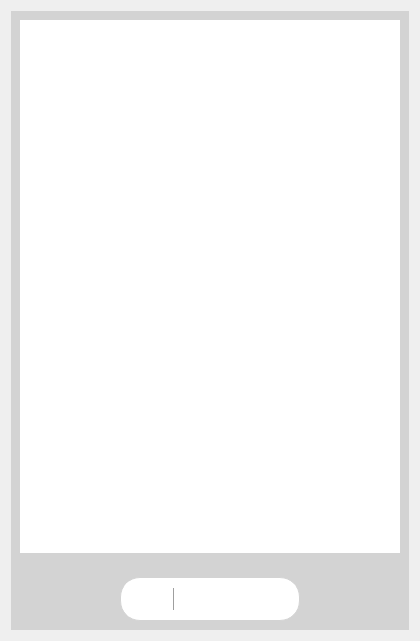
    <widget class="QFrame" name="frPeticao">
     <property name="styleSheet">
      <string notr="true">/* ---------- Frame ---------- */
#frDocView{
	background-color: white;
}

#frOpcoesEdicao {
	background-color: white;
	border: 1px solid lightgrey;

	border-radius: 20px;
}

#frPeticao {
	background-color: white;
}

#frDocumento {
	background-color: lightgrey;
}

/* ---------- Push button ---------- */
#pbOpImprimir {
	background-image: url(:/documentos/impressora_blue.png);
	background-position: center;
	background-repeat: no-repeat;

	background-color: transparent;
	border: 0px solid transparent;
}

#pbFull {
	background-image: url(:/documentos/Maximize.png);
	background-position: center;
	background-repeat: no-repeat;

	background-color: transparent;
	border: 0px solid transparent;
}

#pbZoomIn {
	background-image: url(:/documentos/zoomIn.png);
	background-position: center;
	background-repeat: no-repeat;

	background-color: transparent;
	border: 0px solid transparent;
}

#pbZoomOut {
	background-image: url(:/documentos/zoomOut.png);
	background-position: center;
	background-repeat: no-repeat;

	background-color: transparent;
	border: 0px solid transparent;
}</string>
     </property>
     <property name="frameShape">
      <enum>QFrame::NoFrame</enum>
     </property>
     <property name="frameShadow">
      <enum>QFrame::Raised</enum>
     </property>
     <layout class="QVBoxLayout" name="verticalLayout_3">
      <item>
       <widget class="QFrame" name="frDocumento">
        <property name="frameShape">
         <enum>QFrame::NoFrame</enum>
        </property>
        <property name="frameShadow">
         <enum>QFrame::Raised</enum>
        </property>
        <layout class="QVBoxLayout" name="verticalLayout_2">
         <property name="spacing">
          <number>24</number>
         </property>
         <item>
          <widget class="QFrame" name="frDocView">
           <property name="sizePolicy">
            <sizepolicy hsizetype="MinimumExpanding" vsizetype="Preferred">
             <horstretch>0</horstretch>
             <verstretch>0</verstretch>
            </sizepolicy>
           </property>
           <property name="minimumSize">
            <size>
             <width>380</width>
             <height>0</height>
            </size>
           </property>
           <property name="frameShape">
            <enum>QFrame::NoFrame</enum>
           </property>
           <property name="frameShadow">
            <enum>QFrame::Raised</enum>
           </property>
           <layout class="QVBoxLayout" name="verticalLayout_6">
            <property name="spacing">
             <number>0</number>
            </property>
            <property name="leftMargin">
             <number>0</number>
            </property>
            <property name="topMargin">
             <number>0</number>
            </property>
            <property name="rightMargin">
             <number>0</number>
            </property>
            <property name="bottomMargin">
             <number>0</number>
            </property>
            <item>
             <spacer name="verticalSpacer_5">
              <property name="orientation">
               <enum>Qt::Vertical</enum>
              </property>
              <property name="sizeType">
               <enum>QSizePolicy::MinimumExpanding</enum>
              </property>
              <property name="sizeHint" stdset="0">
               <size>
                <width>20</width>
                <height>533</height>
               </size>
              </property>
             </spacer>
            </item>
           </layout>
          </widget>
         </item>
         <item alignment="Qt::AlignHCenter">
          <widget class="QFrame" name="frOpcoesEdicao">
           <property name="sizePolicy">
            <sizepolicy hsizetype="Preferred" vsizetype="Maximum">
             <horstretch>0</horstretch>
             <verstretch>0</verstretch>
            </sizepolicy>
           </property>
           <property name="minimumSize">
            <size>
             <width>180</width>
             <height>0</height>
            </size>
           </property>
           <property name="maximumSize">
            <size>
             <width>180</width>
             <height>44</height>
            </size>
           </property>
           <property name="frameShape">
            <enum>QFrame::StyledPanel</enum>
           </property>
           <property name="frameShadow">
            <enum>QFrame::Raised</enum>
           </property>
           <layout class="QHBoxLayout" name="horizontalLayout_9">
            <item>
             <widget class="QPushButton" name="pbOpImprimir">
              <property name="minimumSize">
               <size>
                <width>24</width>
                <height>24</height>
               </size>
              </property>
              <property name="maximumSize">
               <size>
                <width>24</width>
                <height>24</height>
               </size>
              </property>
              <property name="text">
               <string/>
              </property>
             </widget>
            </item>
            <item>
             <widget class="Line" name="line">
              <property name="frameShadow">
               <enum>QFrame::Raised</enum>
              </property>
              <property name="orientation">
               <enum>Qt::Vertical</enum>
              </property>
             </widget>
            </item>
            <item>
             <widget class="QPushButton" name="pbZoomIn">
              <property name="minimumSize">
               <size>
                <width>24</width>
                <height>24</height>
               </size>
              </property>
              <property name="maximumSize">
               <size>
                <width>24</width>
                <height>24</height>
               </size>
              </property>
              <property name="text">
               <string/>
              </property>
             </widget>
            </item>
            <item>
             <widget class="QPushButton" name="pbZoomOut">
              <property name="minimumSize">
               <size>
                <width>24</width>
                <height>24</height>
               </size>
              </property>
              <property name="maximumSize">
               <size>
                <width>24</width>
                <height>24</height>
               </size>
              </property>
              <property name="text">
               <string/>
              </property>
             </widget>
            </item>
            <item>
             <widget class="QPushButton" name="pbFull">
              <property name="minimumSize">
               <size>
                <width>24</width>
                <height>24</height>
               </size>
              </property>
              <property name="maximumSize">
               <size>
                <width>24</width>
                <height>24</height>
               </size>
              </property>
              <property name="text">
               <string/>
              </property>
             </widget>
            </item>
           </layout>
          </widget>
         </item>
        </layout>
       </widget>
      </item>
     </layout>
    </widget>
